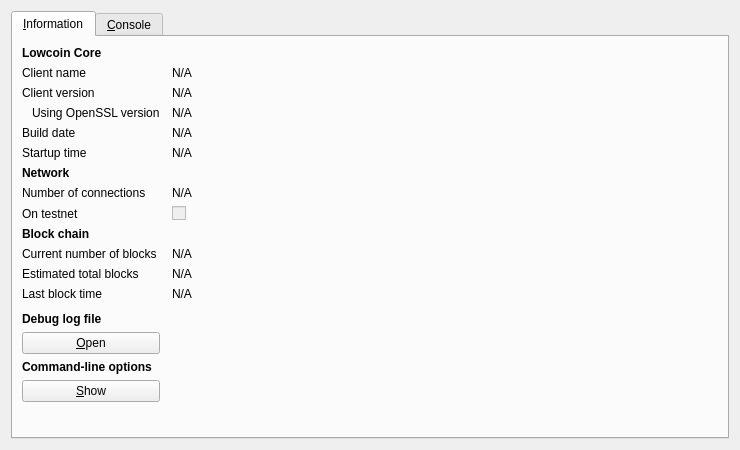
<?xml version="1.0" encoding="UTF-8"?>
<ui version="4.0">
 <class>RPCConsole</class>
 <widget class="QDialog" name="RPCConsole">
  <property name="geometry">
   <rect>
    <x>0</x>
    <y>0</y>
    <width>740</width>
    <height>450</height>
   </rect>
  </property>
  <property name="windowTitle">
   <string>Lowcoin - Debug window</string>
  </property>
  <layout class="QVBoxLayout" name="verticalLayout_2">
   <item>
    <widget class="QTabWidget" name="tabWidget">
     <property name="currentIndex">
      <number>0</number>
     </property>
     <widget class="QWidget" name="tab_info">
      <attribute name="title">
       <string>&amp;Information</string>
      </attribute>
      <layout class="QGridLayout" name="gridLayout" columnstretch="0,1">
       <property name="horizontalSpacing">
        <number>12</number>
       </property>
       <item row="0" column="0">
        <widget class="QLabel" name="label_9">
         <property name="font">
          <font>
           <weight>75</weight>
           <bold>true</bold>
          </font>
         </property>
         <property name="text">
          <string>Lowcoin Core</string>
         </property>
        </widget>
       </item>
       <item row="1" column="0">
        <widget class="QLabel" name="label_5">
         <property name="text">
          <string>Client name</string>
         </property>
        </widget>
       </item>
       <item row="1" column="1">
        <widget class="QLabel" name="clientName">
         <property name="cursor">
          <cursorShape>IBeamCursor</cursorShape>
         </property>
         <property name="text">
          <string>N/A</string>
         </property>
         <property name="textFormat">
          <enum>Qt::PlainText</enum>
         </property>
         <property name="textInteractionFlags">
          <set>Qt::LinksAccessibleByMouse|Qt::TextSelectableByKeyboard|Qt::TextSelectableByMouse</set>
         </property>
        </widget>
       </item>
       <item row="2" column="0">
        <widget class="QLabel" name="label_6">
         <property name="text">
          <string>Client version</string>
         </property>
        </widget>
       </item>
       <item row="2" column="1">
        <widget class="QLabel" name="clientVersion">
         <property name="cursor">
          <cursorShape>IBeamCursor</cursorShape>
         </property>
         <property name="text">
          <string>N/A</string>
         </property>
         <property name="textFormat">
          <enum>Qt::PlainText</enum>
         </property>
         <property name="textInteractionFlags">
          <set>Qt::LinksAccessibleByMouse|Qt::TextSelectableByKeyboard|Qt::TextSelectableByMouse</set>
         </property>
        </widget>
       </item>
       <item row="3" column="0">
        <widget class="QLabel" name="label_14">
         <property name="text">
          <string>Using OpenSSL version</string>
         </property>
         <property name="indent">
          <number>10</number>
         </property>
        </widget>
       </item>
       <item row="3" column="1">
        <widget class="QLabel" name="openSSLVersion">
         <property name="cursor">
          <cursorShape>IBeamCursor</cursorShape>
         </property>
         <property name="text">
          <string>N/A</string>
         </property>
         <property name="textFormat">
          <enum>Qt::PlainText</enum>
         </property>
         <property name="textInteractionFlags">
          <set>Qt::LinksAccessibleByMouse|Qt::TextSelectableByKeyboard|Qt::TextSelectableByMouse</set>
         </property>
        </widget>
       </item>
       <item row="4" column="0">
        <widget class="QLabel" name="label_12">
         <property name="text">
          <string>Build date</string>
         </property>
        </widget>
       </item>
       <item row="4" column="1">
        <widget class="QLabel" name="buildDate">
         <property name="cursor">
          <cursorShape>IBeamCursor</cursorShape>
         </property>
         <property name="text">
          <string>N/A</string>
         </property>
         <property name="textFormat">
          <enum>Qt::PlainText</enum>
         </property>
         <property name="textInteractionFlags">
          <set>Qt::LinksAccessibleByMouse|Qt::TextSelectableByKeyboard|Qt::TextSelectableByMouse</set>
         </property>
        </widget>
       </item>
       <item row="5" column="0">
        <widget class="QLabel" name="label_13">
         <property name="text">
          <string>Startup time</string>
         </property>
        </widget>
       </item>
       <item row="5" column="1">
        <widget class="QLabel" name="startupTime">
         <property name="cursor">
          <cursorShape>IBeamCursor</cursorShape>
         </property>
         <property name="text">
          <string>N/A</string>
         </property>
         <property name="textFormat">
          <enum>Qt::PlainText</enum>
         </property>
         <property name="textInteractionFlags">
          <set>Qt::LinksAccessibleByMouse|Qt::TextSelectableByKeyboard|Qt::TextSelectableByMouse</set>
         </property>
        </widget>
       </item>
       <item row="6" column="0">
        <widget class="QLabel" name="label_11">
         <property name="font">
          <font>
           <weight>75</weight>
           <bold>true</bold>
          </font>
         </property>
         <property name="text">
          <string>Network</string>
         </property>
        </widget>
       </item>
       <item row="7" column="0">
        <widget class="QLabel" name="label_7">
         <property name="text">
          <string>Number of connections</string>
         </property>
        </widget>
       </item>
       <item row="7" column="1">
        <widget class="QLabel" name="numberOfConnections">
         <property name="cursor">
          <cursorShape>IBeamCursor</cursorShape>
         </property>
         <property name="text">
          <string>N/A</string>
         </property>
         <property name="textFormat">
          <enum>Qt::PlainText</enum>
         </property>
         <property name="textInteractionFlags">
          <set>Qt::LinksAccessibleByMouse|Qt::TextSelectableByKeyboard|Qt::TextSelectableByMouse</set>
         </property>
        </widget>
       </item>
       <item row="8" column="0">
        <widget class="QLabel" name="label_8">
         <property name="text">
          <string>On testnet</string>
         </property>
        </widget>
       </item>
       <item row="8" column="1">
        <widget class="QCheckBox" name="isTestNet">
         <property name="enabled">
          <bool>false</bool>
         </property>
         <property name="text">
          <string/>
         </property>
        </widget>
       </item>
       <item row="9" column="0">
        <widget class="QLabel" name="label_10">
         <property name="font">
          <font>
           <weight>75</weight>
           <bold>true</bold>
          </font>
         </property>
         <property name="text">
          <string>Block chain</string>
         </property>
        </widget>
       </item>
       <item row="10" column="0">
        <widget class="QLabel" name="label_3">
         <property name="text">
          <string>Current number of blocks</string>
         </property>
        </widget>
       </item>
       <item row="10" column="1">
        <widget class="QLabel" name="numberOfBlocks">
         <property name="cursor">
          <cursorShape>IBeamCursor</cursorShape>
         </property>
         <property name="text">
          <string>N/A</string>
         </property>
         <property name="textFormat">
          <enum>Qt::PlainText</enum>
         </property>
         <property name="textInteractionFlags">
          <set>Qt::LinksAccessibleByMouse|Qt::TextSelectableByKeyboard|Qt::TextSelectableByMouse</set>
         </property>
        </widget>
       </item>
       <item row="11" column="0">
        <widget class="QLabel" name="label_4">
         <property name="text">
          <string>Estimated total blocks</string>
         </property>
        </widget>
       </item>
       <item row="11" column="1">
        <widget class="QLabel" name="totalBlocks">
         <property name="cursor">
          <cursorShape>IBeamCursor</cursorShape>
         </property>
         <property name="text">
          <string>N/A</string>
         </property>
         <property name="textFormat">
          <enum>Qt::PlainText</enum>
         </property>
         <property name="textInteractionFlags">
          <set>Qt::LinksAccessibleByMouse|Qt::TextSelectableByKeyboard|Qt::TextSelectableByMouse</set>
         </property>
        </widget>
       </item>
       <item row="12" column="0">
        <widget class="QLabel" name="label_2">
         <property name="text">
          <string>Last block time</string>
         </property>
        </widget>
       </item>
       <item row="12" column="1">
        <widget class="QLabel" name="lastBlockTime">
         <property name="cursor">
          <cursorShape>IBeamCursor</cursorShape>
         </property>
         <property name="text">
          <string>N/A</string>
         </property>
         <property name="textFormat">
          <enum>Qt::PlainText</enum>
         </property>
         <property name="textInteractionFlags">
          <set>Qt::LinksAccessibleByMouse|Qt::TextSelectableByKeyboard|Qt::TextSelectableByMouse</set>
         </property>
        </widget>
       </item>
       <item row="13" column="0">
        <spacer name="verticalSpacer_2">
         <property name="orientation">
          <enum>Qt::Vertical</enum>
         </property>
         <property name="sizeHint" stdset="0">
          <size>
           <width>20</width>
           <height>20</height>
          </size>
         </property>
        </spacer>
       </item>
       <item row="14" column="0">
        <widget class="QLabel" name="labelDebugLogfile">
         <property name="font">
          <font>
           <weight>75</weight>
           <bold>true</bold>
          </font>
         </property>
         <property name="text">
          <string>Debug log file</string>
         </property>
        </widget>
       </item>
       <item row="15" column="0">
        <widget class="QPushButton" name="openDebugLogfileButton">
         <property name="toolTip">
          <string>Open the Lowcoin debug log file from the current data directory. This can take a few seconds for large log files.</string>
         </property>
         <property name="text">
          <string>&amp;Open</string>
         </property>
         <property name="autoDefault">
          <bool>false</bool>
         </property>
        </widget>
       </item>
       <item row="16" column="0">
        <widget class="QLabel" name="labelCLOptions">
         <property name="font">
          <font>
           <weight>75</weight>
           <bold>true</bold>
          </font>
         </property>
         <property name="text">
          <string>Command-line options</string>
         </property>
        </widget>
       </item>
       <item row="17" column="0">
        <widget class="QPushButton" name="showCLOptionsButton">
         <property name="toolTip">
          <string>Show the Lowcoin-Qt help message to get a list with possible Lowcoin command-line options.</string>
         </property>
         <property name="text">
          <string>&amp;Show</string>
         </property>
         <property name="autoDefault">
          <bool>false</bool>
         </property>
        </widget>
       </item>
       <item row="18" column="0">
        <spacer name="verticalSpacer">
         <property name="orientation">
          <enum>Qt::Vertical</enum>
         </property>
         <property name="sizeHint" stdset="0">
          <size>
           <width>20</width>
           <height>40</height>
          </size>
         </property>
        </spacer>
       </item>
      </layout>
     </widget>
     <widget class="QWidget" name="tab_console">
      <attribute name="title">
       <string>&amp;Console</string>
      </attribute>
      <layout class="QVBoxLayout" name="verticalLayout_3">
       <property name="spacing">
        <number>3</number>
       </property>
       <item>
        <widget class="QTextEdit" name="messagesWidget">
         <property name="minimumSize">
          <size>
           <width>0</width>
           <height>100</height>
          </size>
         </property>
         <property name="readOnly">
          <bool>true</bool>
         </property>
         <property name="tabKeyNavigation" stdset="0">
          <bool>false</bool>
         </property>
         <property name="columnCount" stdset="0">
          <number>2</number>
         </property>
        </widget>
       </item>
       <item>
        <layout class="QHBoxLayout" name="horizontalLayout">
         <property name="spacing">
          <number>3</number>
         </property>
         <item>
          <widget class="QLabel" name="label">
           <property name="text">
            <string notr="true">&gt;</string>
           </property>
          </widget>
         </item>
         <item>
          <widget class="QLineEdit" name="lineEdit"/>
         </item>
         <item>
          <widget class="QPushButton" name="clearButton">
           <property name="maximumSize">
            <size>
             <width>24</width>
             <height>24</height>
            </size>
           </property>
           <property name="toolTip">
            <string>Clear console</string>
           </property>
           <property name="text">
            <string/>
           </property>
           <property name="icon">
            <iconset resource="../bitcoin.qrc">
             <normaloff>:/icons/remove</normaloff>:/icons/remove</iconset>
           </property>
           <property name="shortcut">
            <string notr="true">Ctrl+L</string>
           </property>
           <property name="autoDefault">
            <bool>false</bool>
           </property>
          </widget>
         </item>
        </layout>
       </item>
      </layout>
     </widget>
    </widget>
   </item>
  </layout>
 </widget>
 <resources>
  <include location="../bitcoin.qrc"/>
 </resources>
 <connections/>
</ui>
